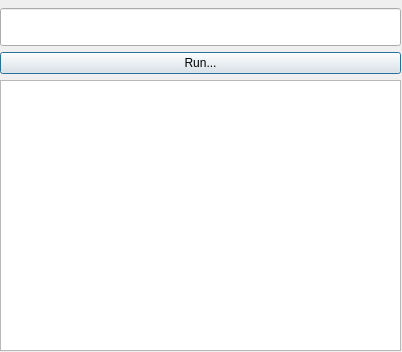
<?xml version="1.0" encoding="UTF-8"?>
<ui version="4.0">
 <class>CmdBox</class>
 <widget class="QDialog" name="CmdBox">
  <property name="geometry">
   <rect>
    <x>0</x>
    <y>0</y>
    <width>402</width>
    <height>352</height>
   </rect>
  </property>
  <property name="windowTitle">
   <string>CmdBox</string>
  </property>
  <widget class="QWidget" name="verticalLayoutWidget">
   <property name="geometry">
    <rect>
     <x>0</x>
     <y>0</y>
     <width>401</width>
     <height>351</height>
    </rect>
   </property>
   <layout class="QVBoxLayout" name="verticalLayout">
    <property name="topMargin">
     <number>8</number>
    </property>
    <item>
     <widget class="QLineEdit" name="cmdEdit">
      <property name="font">
       <font>
        <family>Sans Serif</family>
        <pointsize>16</pointsize>
       </font>
      </property>
     </widget>
    </item>
    <item>
     <widget class="QPushButton" name="runButton">
      <property name="text">
       <string>Run...</string>
      </property>
     </widget>
    </item>
    <item>
     <widget class="QListWidget" name="cmdList">
      <property name="font">
       <font>
        <family>Sans Serif</family>
        <pointsize>12</pointsize>
       </font>
      </property>
     </widget>
    </item>
   </layout>
  </widget>
 </widget>
 <resources/>
 <connections>
  <connection>
   <sender>cmdEdit</sender>
   <signal>returnPressed()</signal>
   <receiver>runButton</receiver>
   <slot>animateClick()</slot>
   <hints>
    <hint type="sourcelabel">
     <x>152</x>
     <y>35</y>
    </hint>
    <hint type="destinationlabel">
     <x>154</x>
     <y>60</y>
    </hint>
   </hints>
  </connection>
  <connection>
   <sender>runButton</sender>
   <signal>clicked()</signal>
   <receiver>CmdBox</receiver>
   <slot>accept()</slot>
   <hints>
    <hint type="sourcelabel">
     <x>332</x>
     <y>68</y>
    </hint>
    <hint type="destinationlabel">
     <x>306</x>
     <y>348</y>
    </hint>
   </hints>
  </connection>
 </connections>
</ui>
